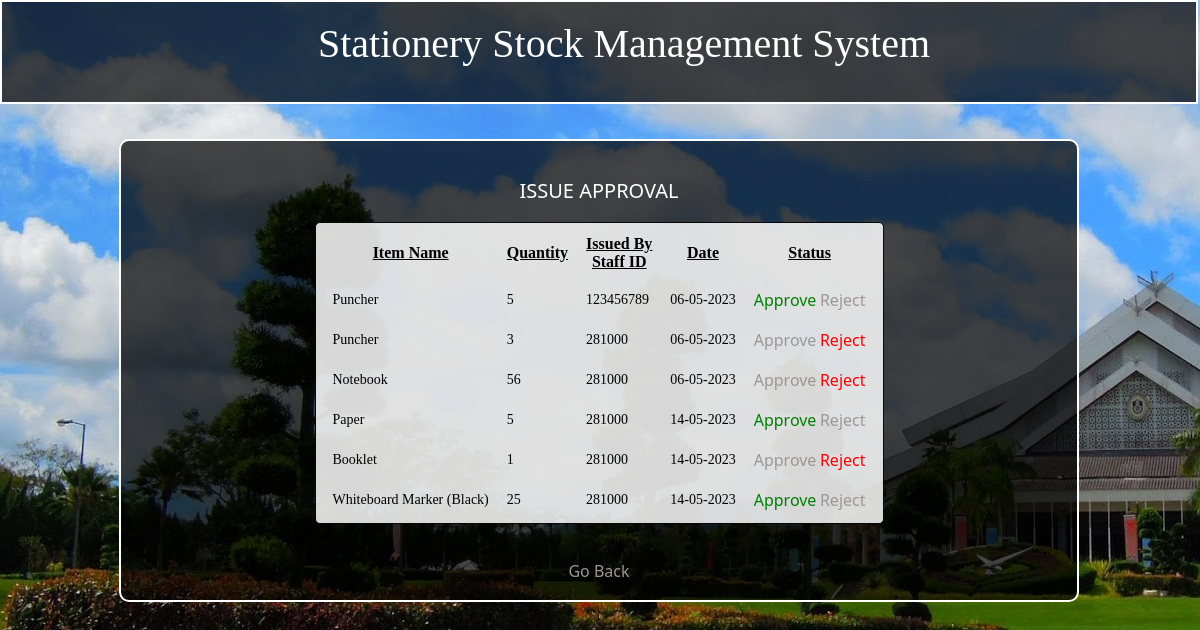
/issue.php (signed in), run on the app's committed database.
### tables this page shows
CREATE TABLE `issue` (
  `id` int(255) NOT NULL,
  `name` varchar(255) NOT NULL,
  `quantity` bigint(20) NOT NULL,
  `date` varchar(255) NOT NULL,
  `status` varchar(255) NOT NULL,
  `sid` varchar(255) NOT NULL
);

### issue.php (the view, shortened to what this page needs)
<?php
include("setting.php");
?>
<!DOCTYPE html PUBLIC "-//W3C//DTD XHTML 1.0 Transitional//EN" "http://www.w3.org/TR/xhtml1/DTD/xhtml1-transitional.dtd">
<html xmlns="http://www.w3.org/1999/xhtml">
<head>
<link href="stylesheet.css" rel="stylesheet" type="text/css" />
</head>
<body>
<div id="banner">
<div align = "center">
<br />
<span class="head">Stationery Stock Management System</span><br />
</div>
<br />
<br />
<br />
<br />
<div align="center">
<div id="wrapper">
<br />
<br />
<span class="SubHead">ISSUE APPROVAL</span>
<br />
<br />
<table border="0" class="table" cellpadding="6" cellspacing="6">
<tr class="labels" style="text-decoration:underline;"><th>Item Name</th><th>Quantity</th><th>Issued By<br>Staff ID</th><th>Date</th><th>Status</th></tr>
<?php
$x=mysqli_query($set,"SELECT * FROM issue");
while($y=mysqli_fetch_array($x))
{
?>
<tr class="labels" style="font-size:14px;"><td><?php echo $y['name'];?></td><td><?php echo $y['quantity'];?></td><td><?php echo $y['sid'];?></td>
<td><?php echo $y['date'];?></td><td>
<a href="approve.php?r=<?php echo $y['id']."&a=1&qty=".$y['quantity']."&item=".$y['name'];?>" class="link" style="<?php if($y['status'] == "Approved") { echo "color:green;"; }?>">Approve</a>
	<a href="approve.php?r=<?php echo $y['id']."&a=2&qty=".$y['quantity']."&item=".$y['name'];?>" class="link" style="<?php if($y['status'] == "Rejected") { echo "color:red;"; }?>">Reject</a>
</td>
</tr>
<?php
}
?>
</table><br />
<br />
<a href="adminhome.php" class="link">Go Back</a>
<br />
<br />
</div>
</div>
</body>
</html>

### stylesheet.css (style rules this page uses)
body { background-image:url(images/uumbg3.jpg); margin:0px; }
.head { font-family:"Trebuchet MS"; font-size:40px; color:#FFF; margin-left:50px; }
#banner { width:99.5%; height:100px; border:2px solid #FFF; background-color:rgba(0,0,0,0.7); }
#wrapper { width:80%; border-radius:10px; border:2px solid #FFF; background-color:rgba(0,0,0,0.7); }
.SubHead { font-family:"Segoe UI"; color:#FFF; font-size:20px; }
.labels { font-family:"Trebuchet MS"; font-size:16px; color:rgb(0, 0, 0); }
.table { border-radius:5px; padding:0px 5px; border:1px solid rgb(8, 8, 8); background-color:#ffffffd7; }
a.link:link { font-family:"Segoe UI";font-size:16px;color:#9b9797;text-decoration:none; }

### data on the page
issue: name "Puncher", quantity "5", sid "123456789", date "06-05-2023"
issue: name "Puncher", quantity "3", sid "281000", date "06-05-2023"
issue: name "Notebook", quantity "56", sid "281000", date "06-05-2023"
issue: name "Paper", quantity "5", sid "281000", date "14-05-2023"
issue: name "Booklet", quantity "1", sid "281000", date "14-05-2023"
issue: name "Whiteboard Marker (Black)", quantity "25", sid "281000", date "14-05-2023"
